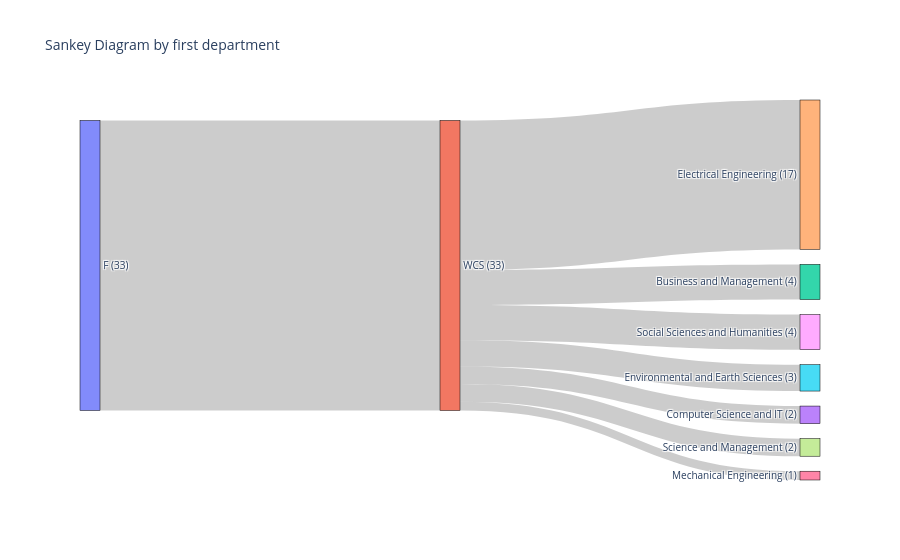

Notebook code for this chart:
### Code cell
import pandas as pd
import plotly.graph_objects as go

# Assuming the data is already loaded in csv_norm_2015_2023_ug
# Node 1: Group by 'LEVEL' and 'DEPARTMENT'
san_year_level = filter_by_program('WCS').groupby(['GENDER', 'PROGRAM'])['ID'].count().reset_index()
san_year_level = san_year_level.rename(columns={'GENDER': 'source', 'PROGRAM': 'target', 'ID': 'value'})

# Node 2: Group by 'DEPARTMENT' and 'PROGRAM'
san_year_program = filter_by_program('WCS').groupby(['PROGRAM', 'DEPARTMENT'])['ID'].count().reset_index()
san_year_program = san_year_program.rename(columns={'PROGRAM': 'source', 'DEPARTMENT': 'target', 'ID': 'value'})

# Combine the two datasets
combined_df = pd.concat([san_year_level, san_year_program])

# Unique values that contain unique values of source and target
unique_nodes = list(pd.unique(combined_df[['source','target']].values.ravel("K")))

# Dictionary to map nodes to indices
mapping_dict = {k: v for v, k in enumerate(unique_nodes)}

# Map the nodes in the DataFrame
combined_df['source'] = combined_df['source'].map(mapping_dict)
combined_df['target'] = combined_df['target'].map(mapping_dict)

# Convert DataFrame to a dictionary with lists
link_dict = combined_df.to_dict(orient="list")

# Step 1: Calculate counts for each node
node_counts = combined_df.groupby('source')['value'].sum().to_dict()
node_counts.update(combined_df.groupby('target')['value'].sum().to_dict())

# Step 2: Create a new label with counts
updated_labels = [f"{node} ({node_counts.get(idx, 0)})" for idx, node in enumerate(unique_nodes)]

# Step 3: Create the Sankey diagram with updated labels
fig = go.Figure(data=[go.Sankey(
    node=dict(
        pad=15,
        thickness=20,
        line=dict(color="black", width=0.5),
        label=updated_labels,  # Use updated labels here
    ),
    link=dict(
        source=link_dict["source"],
        target=link_dict["target"],
        value=link_dict["value"],
    )
)])

# Update layout
fig.update_layout(title_text="Sankey Diagram by first department", font_size=10)

# Display the Sankey diagram
fig.show()

### Figure 1 — Plotly figure (JSON) as saved in the notebook; plotly's stock layout.template omitted (floating-point values rounded to 4 significant figures)
{"data": [{"link": {"source": [0, 1, 1, 1, 1, 1, 1, 1], "target": [1, 2, 3, 4, 5, 6, 7, 8], "value": [33, 4, 2, 17, 3, 1, 2, 4]}, "node": {"label": ["F (33)", "WCS (33)", "Business and Management (4)", "Computer Science and IT (2)", "Electrical Engineering (17)", "Environmental and Earth Sciences (3)", "Mechanical Engineering (1)", "Science and Management (2)", "Social Sciences and Humanities (4)"], "line": {"color": "black", "width": 0.5}, "pad": 15, "thickness": 20}, "type": "sankey"}], "layout": {"font": {"size": 10}, "title": {"text": "Sankey Diagram by first department"}}}
